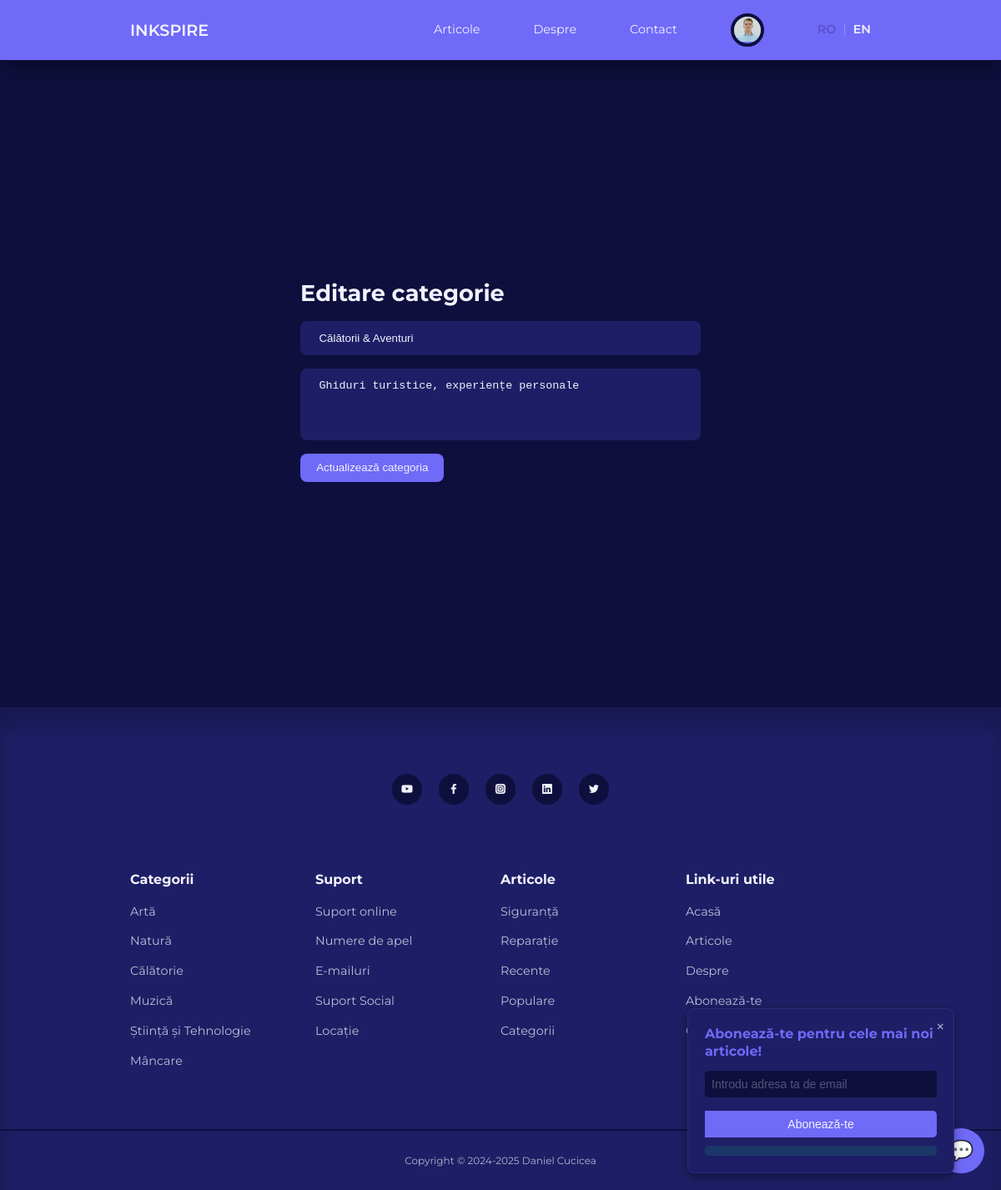
The app's page /admin/edit-category.php?id=17 (signed in) with its own data.
### tables this page shows
CREATE TABLE `users` (
  `id` int(11) UNSIGNED NOT NULL,
  `firstname` varchar(50) NOT NULL,
  `lastname` varchar(50) NOT NULL,
  `username` varchar(50) NOT NULL,
  `email` varchar(100) NOT NULL,
  `password` varchar(255) NOT NULL,
  `avatar` varchar(255) NOT NULL,
  `is_admin` tinyint(1) NOT NULL
);

CREATE TABLE `categories` (
  `id` int(11) UNSIGNED NOT NULL,
  `title` varchar(50) NOT NULL,
  `description` text NOT NULL,
  `title_en` varchar(50) NOT NULL,
  `description_en` text NOT NULL
);

### admin/partials/header.php (called while the page is built, shortened)
<?php
require '../partials/header.php';

### admin/edit-category.php (the view, shortened to what this page needs)
<?php
include 'partials/header.php';
$lang = $_SESSION['lang'] ?? 'ro';
 $title_field = $lang === 'en' ? 'title_en' : 'title';
 $description_field = $lang === 'en' ? 'description_en' : 'description';
if (isset($_GET['id'])) {
    $id = filter_var($_GET['id'], FILTER_SANITIZE_NUMBER_INT);
    $query = "SELECT * FROM categories WHERE id=$id";
    $result = mysqli_query($connection, $query);
    if (mysqli_num_rows($result) == 1) {
        $category = mysqli_fetch_assoc($result);
    }
} else {
    header('location: ' . ROOT_URL . 'admin/manage-categories');
    die();
}
?>
<section class="form__section">
    <div class="container form__section-container">
        <h2><?= t('edit_category') ?></h2>
        <form action="<?= ROOT_URL ?>admin/edit-category-logic.php" method="POST">
            <input type="text" name="<?= $title_field ?>" value="<?= $category[$title_field] ?>" placeholder="<?= t('placeholder_title') ?>">
            <textarea rows="4" name="<?= $description_field?>" placeholder="<?= t('placeholder_description') ?>"><?= $category[$description_field] ?></textarea>
            <button type="submit" name="submit" class="btn"><?= t('update_category') ?></button>
        </form>
    </div>
</section>
<?php
include '../partials/footer.php';
?>

### partials/header.php (shortened to what this page needs)
<?php
require 'config/database.php';
if (isset($_SESSION['user-id'])) {
    $id = filter_var($_SESSION['user-id'], FILTER_SANITIZE_NUMBER_INT);
    $query = "SELECT avatar FROM users WHERE id=$id";
    $result = mysqli_query($connection, $query);
    $avatar = mysqli_fetch_assoc($result);
}
?>
<?php
$lang = $_SESSION['lang'] ?? 'ro';
$langFile = __DIR__ . "/../lang/{$lang}.json";
$json = file_get_contents($langFile);
$translations = json_decode($json, true);
function t($key) {
  global $translations;
  return $translations[$key] ?? $key;
}
?>
<!DOCTYPE html>
<html lang="en">
<head>
    <link rel="stylesheet" href="<?= ROOT_URL ?>css/style.css">
    <link rel="stylesheet" href="https://unicons.iconscout.com/release/v4.0.0/css/line.css">
</head>
<body>
    <nav>
        <div class="container nav__container">
            <a href="<?= ROOT_URL ?>" class="nav__logo">INKSPIRE</a>
            <ul class="nav__items">
             <li><a href="<?= ROOT_URL ?>blog.php"><?= t('blog') ?></a></li>
             <li><a href="<?= ROOT_URL ?>about.php"><?= t('about') ?></a></li>
             <li><a href="<?= ROOT_URL ?>contact.php"><?= t('contact') ?></a></li>
                <?php if (isset($_SESSION['user-id'])) : ?>
                    <li class="nav__profile">
                        <div class="avatar">
                            <img src="<?= ROOT_URL . 'images/' . $avatar['avatar'] ?>">
                        </div>
                    </li>
                <?php else : ?>
                    <li><a href="<?= ROOT_URL ?>signin.php"><?= t('signin') ?></a></li>
                <?php endif ?>
                <?php
                $url = strtok($_SERVER["REQUEST_URI"], '?');
                $params = $_GET;
                unset($params['lang']);
                $query = http_build_query($params);
                $prefix = $query ? '?' . $query . '&' : '?';
                ?>
                <li class="lang-switcher">
                <a href="<?= $url . $prefix ?>lang=ro" class="<?= $lang==='ro' ? 'active' : '' ?>">RO</a>
                <span>|</span>
                <a href="<?= $url . $prefix ?>lang=en" class="<?= $lang==='en' ? 'active' : '' ?>">EN</a>
                </li>
             </ul>
        </div>
    </nav>

### css/style.css (style rules this page uses)
:root { --color-primary: #6f6af8; --color-primary-light: hsl(242, 91%, 69%, 18%); --color-primary-variant: #5854c7; --color-red: #da0f3f; --color-red-light: hsl(346, 87%, 46%, 15%); --color-green: #00c476; --color-green-light: hsl(156, 100%, 38%, 15%); --color-gray-900: #1e1e66; --color-gray-700: #2d2b7c; --color-gray-300: rgba(242, 242, 254, 0.3); --color-gray-200: rgba(242, 242, 254, 0.7); --color-white: #f2f2fe; --color-bg: #0f0f3e; --transition: all 300ms ease; --container-width-lg: 74%; --container-width-md: 88%; --form-width: 40%; --card-border-radius-1: 0.3rem; --card-border-radius-2: 0.5rem; --card-border-radius-3: 0.8rem; --card-border-radius-4: 2rem; --card-border-radius-5: 5rem; }
* { margin: 0; padding: 0; outline: 0; border: 0; appearance: 0; list-style: none; text-decoration: none; box-sizing: border-box; }
body { font-family: 'Montserrat', sans-serif; line-height: 1.6; color: var(--color-gray-200); overflow-x: hidden; background: var(--color-bg); font-size: 0.9rem; }
.container { width: var(--container-width-lg); max-width: 1800px; margin-inline: auto; }
section { margin-top: 3rem; width: 100vw; }
h1, h2, h3, h4, h5 { color: var(--color-white); line-height: 1.3; }
h2 { font-size: 1.7rem; margin: 1rem 0; }
a { color: var(--color-white); transition: var(--transition); }
img { display: block; width: 100%; object-fit: cover; }
nav { background: var(--color-primary); width: 100vw; height: 4.5rem; position: fixed; top: 0; z-index: 10; box-shadow: 0 1rem 1rem rgba(0, 0, 0, 0.2); }
.nav__container { height: 100%; display: flex; align-items: center; justify-content: space-between; }
.avatar { width: 2.5rem; height: 2.5rem; border-radius: 50%; overflow: hidden; border: 0.3rem solid var(--color-bg); }
.nav__logo { font-weight: 600; font-size: 1.2rem; }
.nav__items { position: relative; display: flex; align-items: center; gap: 4rem; }
.nav__profile { position: relative; cursor: pointer; z-index: 20; }
.btn { display: inline-block; width: fit-content; padding: 0.6rem 1.2rem; background-color: var(--color-primary); border-radius: var(--card-border-radius-2); cursor: pointer; transition: var(--transition); color: var(--color-white); }
.form__section { display: grid; place-items: center; height: 100vh; }
.form__section-container { width: var(--form-width); }
form { display: flex; flex-direction: column; gap: 1rem; }
input, textarea, select { padding: 0.8rem 1.4rem; background-color: var(--color-gray-900); border-radius: var(--card-border-radius-2); resize: none; color: var(--color-white); }
.lang-switcher { margin-left: auto; display: flex; align-items: center; gap: 0.5rem; }
.lang-switcher a { color: var(--color-white); text-decoration: none; font-weight: 600; transition: color .2s; }
.lang-switcher a.active, .lang-switcher a:hover { color: var(--color-primary-variant); }
.lang-switcher span { color: var(--color-gray-300); }

### records on screen
users: avatar (picture)
categories: title "Călătorii & Aventuri", description "Ghiduri turistice, experiențe personale"

### other values on screen
t('blog') "Articole"
t('about') "Despre"
t('contact') "Contact"
t('edit_category') "Editare categorie"
t('update_category') "Actualizează categoria"
t('support') "Suport"
t('support_online') "Suport online"
t('support_phone_numbers') "Numere de apel"
t('support_emails') "E-mailuri"
t('support_social') "Suport Social"
t('support_location') "Locație"
t('blog_safety') "Siguranță"
t('blog_repair') "Reparație"
t('blog_recent') "Recente"
t('blog_popular') "Populare"
